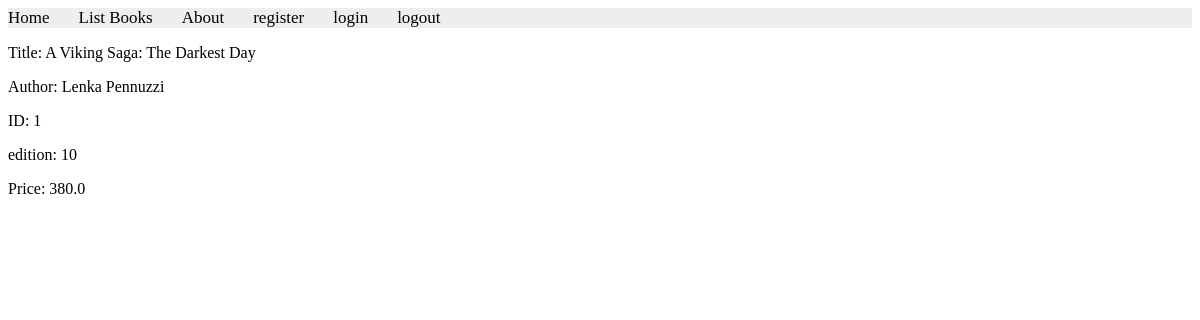
Page /books/singlebook/1 on the committed database.
### apps/bookmodule/models.py (models this page shows)
class Book(models.Model):
    title = models.CharField(max_length = 50)
    author = models.CharField(max_length = 50)
    price = models.FloatField(default = 0.0)
    edition = models.SmallIntegerField(default = 1)

### apps/bookmodule/views.py (the view)
# urls.py: path('singlebook/<int:Id>',views.singleBook,name='books.showsinglebook'),
def singleBook(request, Id):
 mybook = Book.objects.get(id = Id)
 return render(request, 'bookmodule/show.html',{'book':mybook})

### apps/templates/bookmodule/show.html (shortened to what this page needs)
<html lang="en">
<head>
{% extends "layouts/base.html" %}
{% load static %}
{% block content %}
<p>Title: {{ book.title }}</p>
<p>Author: {{ book.author }}</p>
<p>ID: {{ book.id }}</p>
<p>edition: {{book.edition}}</p>
<p>Price: {{book.price}}</p>
{% endblock %}

### rows in the picture
Book: title "A Viking Saga: The Darkest Day", author "Lenka Pennuzzi", id "1", edition "10", price "380.0"
